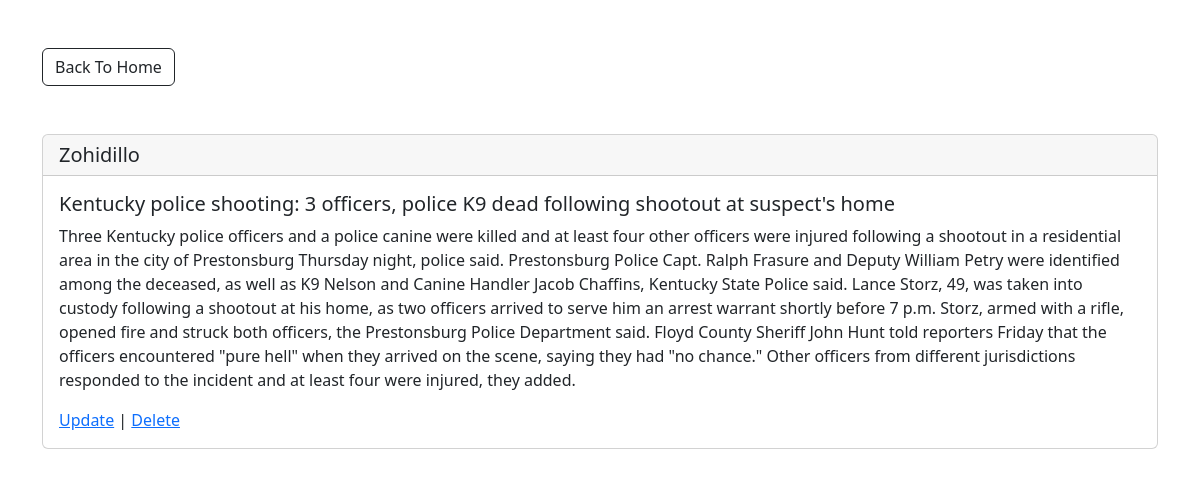
The page /one/1/ on the database its author committed.
### blog/models.py (models this page shows, shortened)
class Blog(models.Model):
    author = models.ForeignKey(User, on_delete=models.SET_NULL, null=True)
    title = models.CharField(max_length=300) # input
    blog = models.TextField() #textarea
    add_time = models.DateTimeField(auto_now_add=True)

### blog/views.py (the view)
# urls.py: path("one/<pk>/", OneBlog.as_view(), name="OB"),
class OneBlog(DetailView):
    model = Blog
    template_name = "one.html"

### templates/one.html (shortened to what this page needs)
{% extends "base.html" %}
{% block content %}
    <a href="{% url 'blog:BV' %}" class="mt-5 btn btn-outline-dark">Back To Home</a>
    <div class="row mt-5">
        <div class="col-xxl-8 m-auto">
            <div class="card mb-3">
                <h5 class="card-header">{{ object.author.username }}</h5>
                <div class="card-body">
                    <h5 class="card-title">{{ object.title }}</h5>
                    <p class="card-text">{{ object.blog }}</p>
                    <a href="{% url 'blog:UB' pk=object.pk %}">Update</a> |
                    <a href="{% url 'blog:DB' pk=object.pk %}">Delete</a>
                </div>
            </div>
        </div>
    </div>
{% endblock content %}

### rows shown on the page
Blog: author.username "Zohidillo", title "Kentucky police shooting: 3 officers, police K9 dead following shootout at suspect's home", blog "Three Kentucky police officers and a police canine were killed and at least four other officers were injured following a shootout in a residential area in the city of Prestonsburg Thursday night, police said. Prestonsburg Police Capt. Ralph Frasure and Deputy William Petry were identified among the deceased, as well as K9 Nelson and Canine Handler Jacob Chaffins, Kentucky State Police said. Lance Storz, 49, was taken into custody following a shootout at his home, as two officers arrived to serve him an arrest warrant shortly before 7 p.m. Storz, armed with a rifle, opened fire and struck both officers, the Prestonsburg Police Department said. Floyd County Sheriff John Hunt told reporters…"
